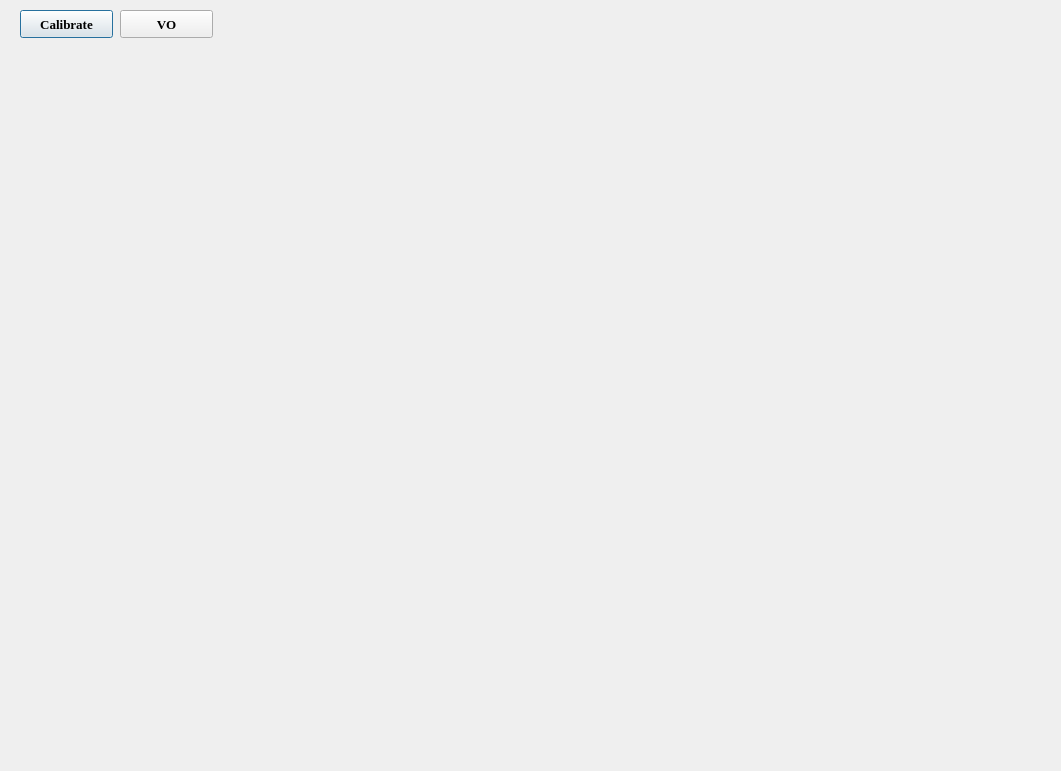
<?xml version="1.0" encoding="UTF-8"?>
<ui version="4.0">
 <class>Dialog</class>
 <widget class="QDialog" name="Dialog">
  <property name="geometry">
   <rect>
    <x>0</x>
    <y>0</y>
    <width>1061</width>
    <height>771</height>
   </rect>
  </property>
  <property name="windowTitle">
   <string>Dialog</string>
  </property>
  <widget class="QPushButton" name="gobacktomain_button">
   <property name="geometry">
    <rect>
     <x>20</x>
     <y>10</y>
     <width>93</width>
     <height>28</height>
    </rect>
   </property>
   <property name="font">
    <font>
     <family>Times New Roman</family>
     <pointsize>10</pointsize>
     <weight>75</weight>
     <bold>true</bold>
    </font>
   </property>
   <property name="text">
    <string>Calibrate</string>
   </property>
  </widget>
  <widget class="QPushButton" name="gotovo_button">
   <property name="geometry">
    <rect>
     <x>120</x>
     <y>10</y>
     <width>93</width>
     <height>28</height>
    </rect>
   </property>
   <property name="font">
    <font>
     <family>Times New Roman</family>
     <pointsize>10</pointsize>
     <weight>75</weight>
     <bold>true</bold>
    </font>
   </property>
   <property name="text">
    <string>VO</string>
   </property>
  </widget>
 </widget>
 <resources/>
 <connections/>
</ui>
